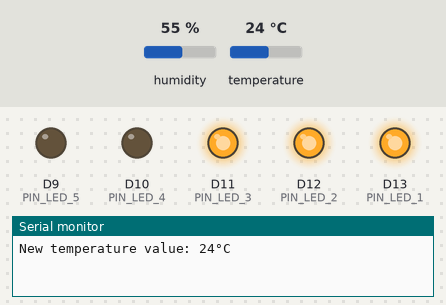
The sketch below on a simulated Arduino Uno R4 WiFi. Parts: output pins drawn as LEDs (lit = HIGH), the last lines printed to the serial monitor. The inputs (shaded band) are chosen by the test bench; at power-on: temperature 24 °C, humidity 55 %.

Above: at 4.8 s.
4.9 s: temperature set to 21 °C
7.9 s: temperature set to 18 °C
At 9.2 s:
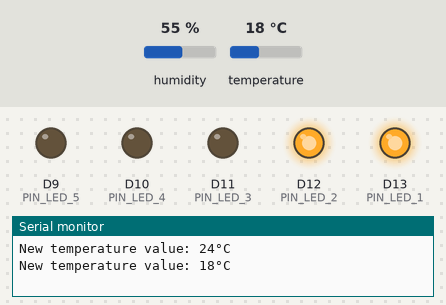
10.9 s: temperature set to 33 °C
At 13.4 s:
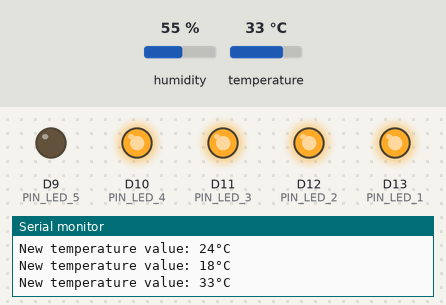
14.0 s: temperature set to 39 °C
17.7 s: temperature set to 42 °C
At 19.2 s:
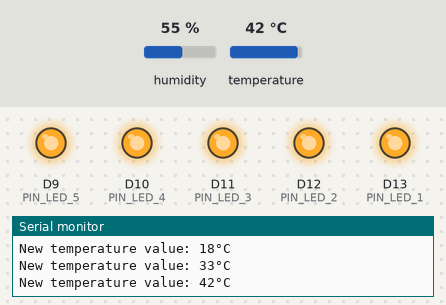
20.7 s: temperature set to 12 °C
At 23.5 s:
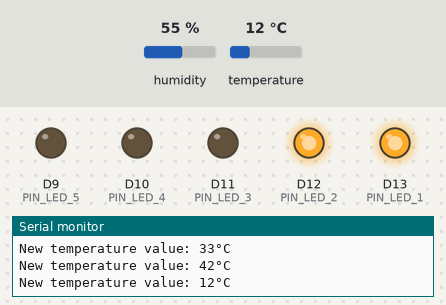
Timing chart, 0 to 25.0 s (numbered marks = the images above; inputs shaded):
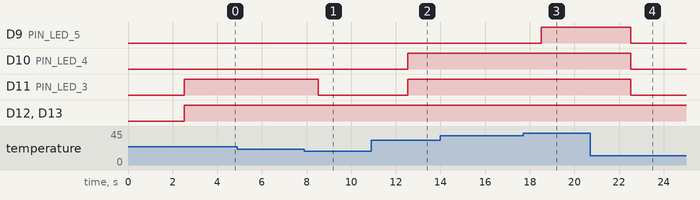

The sketch:

exercise1.ino
```cpp
// File: exercise1.ino

/*
 * WP4 - Exercise 1
 * John Dickson, Oliver Hansson, Sebastian Vingård Larsson
 * 2026-02-24
 * group: 27
 * Submission code: XlvS5W
 */

#include "FspTimer.h"
#include "DHT11.h"

#define PIN_LED_1 13
#define PIN_LED_2 12
#define PIN_LED_3 11
#define PIN_LED_4 10
#define PIN_LED_5 9
#define PIN_TEMP 2

// the ratio in which LEDs will turn on/off
#define TEMP_RATIO 10

#define TIMER_FREQUENCY 0.5f // 0.5Hz = 2s

FspTimer g_timer;
DHT11 dht(PIN_TEMP);
uint8_t g_tempC;
volatile uint8_t g_newTempC;

uint8_t g_ledStateTable[5][2] = {
  {PIN_LED_1, LOW}, // led 1 off
  {PIN_LED_2, LOW}, // led 2 off
  {PIN_LED_3, LOW}, // led 3 off
  {PIN_LED_4, LOW}, // led 4 off
  {PIN_LED_5, LOW}  // led 5 off
};
uint8_t g_numLEDs = sizeof(g_ledStateTable) / sizeof(g_ledStateTable[0]);

// Callback function used with interrupt, only reads the temperature sensor at
// specific intervals.
void timerCallback(timer_callback_args_t __attribute((unused)) *p_args) {
  g_newTempC = dht.readTemperature();
}

// Function to start a timer to handle interrupts
bool beginTimer() {
  // Force the use of a PWM timer reserved by the system
  FspTimer::force_use_of_pwm_reserved_timer();

  if (!g_timer.begin(TIMER_MODE_PERIODIC, GPT_TIMER, 0, TIMER_FREQUENCY, 0.0f, timerCallback)) return false;
  if (!g_timer.setup_overflow_irq()) return false;
  if (!g_timer.open()) return false;
  if (!g_timer.start()) return false;

  return true;
}

// setup function
void setup(void) {
  Serial.begin(9600);
  g_tempC = g_newTempC = -50; // -50 as the lowest temperature the sensor can read is -40

  // init the different pins and their modes
  pinMode(PIN_LED_1, OUTPUT);
  pinMode(PIN_LED_2, OUTPUT);
  pinMode(PIN_LED_3, OUTPUT);
  pinMode(PIN_LED_4, OUTPUT);
  pinMode(PIN_LED_5, OUTPUT);

  pinMode(PIN_TEMP, INPUT);

  // start the timer with an interrupt frequency of 0.5 Hz (once every 2 seconds)
  // as the DHT11 temperature sensor requires at least 2 seconds between readings
  // to allow for proper temperature and humidity data
  beginTimer();
}

// main program loop
void loop(void) {
  // if the two temperatures are in different parts of the ratio
  // enter the if-block
  if ((g_newTempC / TEMP_RATIO) != (g_tempC / TEMP_RATIO)) {
    g_tempC = g_newTempC; // set g_tempC to the value of g_newTempC
    Serial.print("New temperature value: ");
    Serial.print(g_tempC);
    Serial.println("°C");

    // for-loop to handle toggling the LEDs on/off
    for (uint8_t i = 0; i < g_numLEDs; i++) {
      // check each individual LED's expected state (on or off)
      uint8_t val = (i * TEMP_RATIO < g_tempC) ? HIGH : LOW;

      // if the current state isn't the same as the expected state, we
      // enter the if-block and toggle the LED on/off
      if (g_ledStateTable[i][1] != val) {
        g_ledStateTable[i][1] = val; // assign the new state to the LED in question
        digitalWrite(g_ledStateTable[i][0], g_ledStateTable[i][1]); // toggle the LED on/off
      }
    }
  }
}
```

Measured:
- the behaviour switches between 20 and 19 °C on temperature (found by bisection; images 0 and 1)
- the behaviour switches between 40 and 41 °C on temperature (found by bisection; images 2 and 3)
- after the input at 4.9 s, every drawn part: stays the same
- after the input at 7.9 s, D11 (PIN_LED_3): HIGH → LOW after 0.62 s
- after the input at 10.9 s, D10 (PIN_LED_4), D11 (PIN_LED_3): LOW → HIGH after 1.6 s
- after the input at 14.0 s, every drawn part: stays the same
- after the input at 17.7 s, D9 (PIN_LED_5): LOW → HIGH after 0.82 s
- after the input at 20.7 s, D9 (PIN_LED_5), D10 (PIN_LED_4), D11 (PIN_LED_3): HIGH → LOW after 1.8 s
